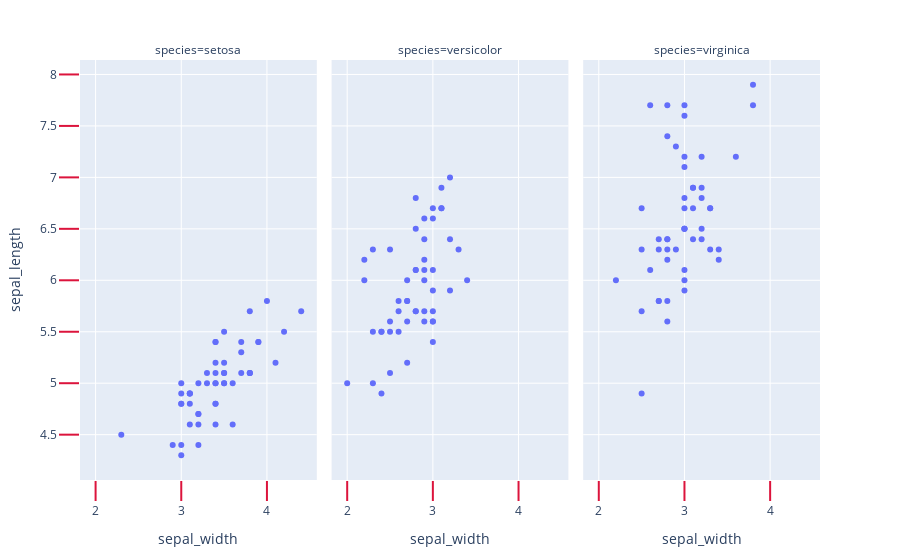

Notebook source saved alongside this figure:
### Markdown cell above
## Ticklen Kullanimi

### Code cell
df = px.data.iris()

fig = px.scatter(df, x = "sepal_width", y = "sepal_length", facet_col = "species")
fig.update_xaxes(ticks = "outside", tickwidth = 2, tickcolor = "crimson", ticklen = 20)
fig.update_yaxes(ticks = "outside", tickwidth = 2, tickcolor = "crimson", ticklen = 20, col = 1)

fig.show()

### Figure 1 — Plotly figure (JSON) as saved in the notebook; plotly's stock layout.template omitted (floating-point values rounded to 4 significant figures)
{"data": [{"hovertemplate": "species=setosa<br>sepal_width=%{x}<br>sepal_length=%{y}<extra></extra>", "legendgroup": "", "marker": {"color": "#636efa", "symbol": "circle"}, "mode": "markers", "name": "", "orientation": "v", "showlegend": false, "type": "scatter", "x": [3.5, 3, 3.2, 3.1, 3.6, 3.9, 3.4, 3.4, 2.9, 3.1, 3.7, 3.4, 3, 3, 4, 4.4, 3.9, 3.5, 3.8, 3.8, 3.4, 3.7, 3.6, 3.3, 3.4, 3, 3.4, 3.5, 3.4, 3.2, 3.1, 3.4, 4.1, 4.2, 3.1, 3.2, 3.5, 3.1, 3, 3.4, 3.5, 2.3, 3.2, 3.5, 3.8, 3, 3.8, 3.2, 3.7, 3.3], "xaxis": "x", "y": [5.1, 4.9, 4.7, 4.6, 5, 5.4, 4.6, 5, 4.4, 4.9, 5.4, 4.8, 4.8, 4.3, 5.8, 5.7, 5.4, 5.1, 5.7, 5.1, 5.4, 5.1, 4.6, 5.1, 4.8, 5, 5, 5.2, 5.2, 4.7, 4.8, 5.4, 5.2, 5.5, 4.9, 5, 5.5, 4.9, 4.4, 5.1, 5, 4.5, 4.4, 5, 5.1, 4.8, 5.1, 4.6, 5.3, 5], "yaxis": "y"}, {"hovertemplate": "species=versicolor<br>sepal_width=%{x}<br>sepal_length=%{y}<extra></extra>", "legendgroup": "", "marker": {"color": "#636efa", "symbol": "circle"}, "mode": "markers", "name": "", "orientation": "v", "showlegend": false, "type": "scatter", "x": [3.2, 3.2, 3.1, 2.3, 2.8, 2.8, 3.3, 2.4, 2.9, 2.7, 2, 3, 2.2, 2.9, 2.9, 3.1, 3, 2.7, 2.2, 2.5, 3.2, 2.8, 2.5, 2.8, 2.9, 3, 2.8, 3, 2.9, 2.6, 2.4, 2.4, 2.7, 2.7, 3, 3.4, 3.1, 2.3, 3, 2.5, 2.6, 3, 2.6, 2.3, 2.7, 3, 2.9, 2.9, 2.5, 2.8], "xaxis": "x2", "y": [7, 6.4, 6.9, 5.5, 6.5, 5.7, 6.3, 4.9, 6.6, 5.2, 5, 5.9, 6, 6.1, 5.6, 6.7, 5.6, 5.8, 6.2, 5.6, 5.9, 6.1, 6.3, 6.1, 6.4, 6.6, 6.8, 6.7, 6, 5.7, 5.5, 5.5, 5.8, 6, 5.4, 6, 6.7, 6.3, 5.6, 5.5, 5.5, 6.1, 5.8, 5, 5.6, 5.7, 5.7, 6.2, 5.1, 5.7], "yaxis": "y2"}, {"hovertemplate": "species=virginica<br>sepal_width=%{x}<br>sepal_length=%{y}<extra></extra>", "legendgroup": "", "marker": {"color": "#636efa", "symbol": "circle"}, "mode": "markers", "name": "", "orientation": "v", "showlegend": false, "type": "scatter", "x": [3.3, 2.7, 3, 2.9, 3, 3, 2.5, 2.9, 2.5, 3.6, 3.2, 2.7, 3, 2.5, 2.8, 3.2, 3, 3.8, 2.6, 2.2, 3.2, 2.8, 2.8, 2.7, 3.3, 3.2, 2.8, 3, 2.8, 3, 2.8, 3.8, 2.8, 2.8, 2.6, 3, 3.4, 3.1, 3, 3.1, 3.1, 3.1, 2.7, 3.2, 3.3, 3, 2.5, 3, 3.4, 3], "xaxis": "x3", "y": [6.3, 5.8, 7.1, 6.3, 6.5, 7.6, 4.9, 7.3, 6.7, 7.2, 6.5, 6.4, 6.8, 5.7, 5.8, 6.4, 6.5, 7.7, 7.7, 6, 6.9, 5.6, 7.7, 6.3, 6.7, 7.2, 6.2, 6.1, 6.4, 7.2, 7.4, 7.9, 6.4, 6.3, 6.1, 7.7, 6.3, 6.4, 6, 6.9, 6.7, 6.9, 5.8, 6.8, 6.7, 6.7, 6.3, 6.5, 6.2, 5.9], "yaxis": "y3"}], "layout": {"annotations": [{"font": {}, "showarrow": false, "text": "species=setosa", "x": 0.16, "xanchor": "center", "xref": "paper", "y": 1, "yanchor": "bottom", "yref": "paper"}, {"font": {}, "showarrow": false, "text": "species=versicolor", "x": 0.5, "xanchor": "center", "xref": "paper", "y": 1, "yanchor": "bottom", "yref": "paper"}, {"font": {}, "showarrow": false, "text": "species=virginica", "x": 0.84, "xanchor": "center", "xref": "paper", "y": 1, "yanchor": "bottom", "yref": "paper"}], "legend": {"tracegroupgap": 0}, "margin": {"t": 60}, "xaxis": {"anchor": "y", "domain": [0, 0.32], "tickcolor": "crimson", "ticklen": 20, "ticks": "outside", "tickwidth": 2, "title": {"text": "sepal_width"}}, "xaxis2": {"anchor": "y2", "domain": [0.34, 0.66], "matches": "x", "tickcolor": "crimson", "ticklen": 20, "ticks": "outside", "tickwidth": 2, "title": {"text": "sepal_width"}}, "xaxis3": {"anchor": "y3", "domain": [0.68, 1.0], "matches": "x", "tickcolor": "crimson", "ticklen": 20, "ticks": "outside", "tickwidth": 2, "title": {"text": "sepal_width"}}, "yaxis": {"anchor": "x", "domain": [0, 1], "tickcolor": "crimson", "ticklen": 20, "ticks": "outside", "tickwidth": 2, "title": {"text": "sepal_length"}}, "yaxis2": {"anchor": "x2", "domain": [0, 1], "matches": "y", "showticklabels": false}, "yaxis3": {"anchor": "x3", "domain": [0, 1], "matches": "y", "showticklabels": false}}}
